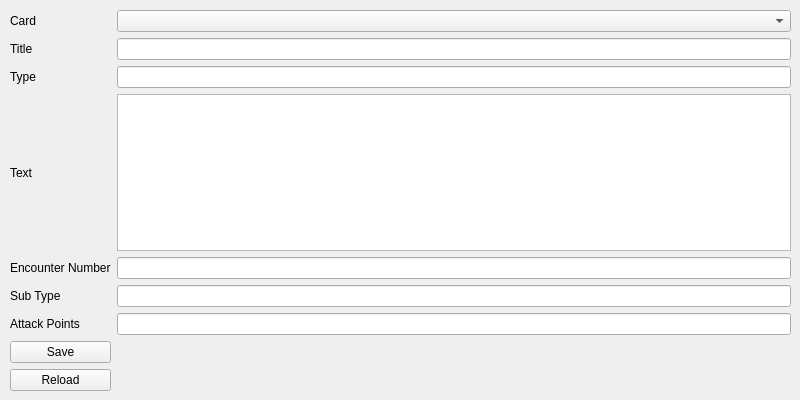
<?xml version="1.0" encoding="UTF-8"?>
<ui version="4.0">
 <class>AdventureCardEdit</class>
 <widget class="QWidget" name="AdventureCardEdit">
  <property name="geometry">
   <rect>
    <x>0</x>
    <y>0</y>
    <width>800</width>
    <height>400</height>
   </rect>
  </property>
  <property name="sizePolicy">
   <sizepolicy hsizetype="Minimum" vsizetype="Minimum">
    <horstretch>0</horstretch>
    <verstretch>0</verstretch>
   </sizepolicy>
  </property>
  <property name="windowTitle">
   <string>AdventureCardEdit</string>
  </property>
  <widget class="QWidget" name="horizontalLayoutWidget">
   <property name="geometry">
    <rect>
     <x>10</x>
     <y>10</y>
     <width>781</width>
     <height>381</height>
    </rect>
   </property>
   <layout class="QHBoxLayout" name="layout">
    <item>
     <layout class="QGridLayout" name="gridLayout">
      <item row="0" column="0">
       <widget class="QLabel" name="lblCard">
        <property name="text">
         <string>Card</string>
        </property>
       </widget>
      </item>
      <item row="1" column="0">
       <widget class="QLabel" name="lblTitle">
        <property name="text">
         <string>Title</string>
        </property>
       </widget>
      </item>
      <item row="2" column="0">
       <widget class="QLabel" name="lblType">
        <property name="text">
         <string>Type</string>
        </property>
       </widget>
      </item>
      <item row="3" column="0">
       <widget class="QLabel" name="lblText">
        <property name="text">
         <string>Text</string>
        </property>
       </widget>
      </item>
      <item row="4" column="0">
       <widget class="QLabel" name="lblEncounterNumber">
        <property name="text">
         <string>Encounter Number</string>
        </property>
       </widget>
      </item>
      <item row="5" column="0">
       <widget class="QLabel" name="lblSubType">
        <property name="text">
         <string>Sub Type</string>
        </property>
       </widget>
      </item>
      <item row="6" column="0">
       <widget class="QLabel" name="lblAttackPoints">
        <property name="text">
         <string>Attack Points</string>
        </property>
       </widget>
      </item>
      <item row="0" column="1">
       <widget class="QComboBox" name="cboCard"/>
      </item>
      <item row="1" column="1">
       <widget class="QLineEdit" name="txtTitle"/>
      </item>
      <item row="2" column="1">
       <widget class="QLineEdit" name="txtType"/>
      </item>
      <item row="3" column="1">
       <widget class="QTextEdit" name="txtText"/>
      </item>
      <item row="4" column="1">
       <widget class="QLineEdit" name="txtEncounterNumber"/>
      </item>
      <item row="5" column="1">
       <widget class="QLineEdit" name="txtSubType"/>
      </item>
      <item row="6" column="1">
       <widget class="QLineEdit" name="txtAttackPoints"/>
      </item>
      <item row="7" column="0">
       <widget class="QPushButton" name="btnSave">
        <property name="text">
         <string>Save</string>
        </property>
       </widget>
      </item>
      <item row="8" column="0">
       <widget class="QPushButton" name="btnReload">
        <property name="text">
         <string>Reload</string>
        </property>
       </widget>
      </item>
     </layout>
    </item>
   </layout>
  </widget>
 </widget>
 <resources/>
 <connections/>
</ui>
